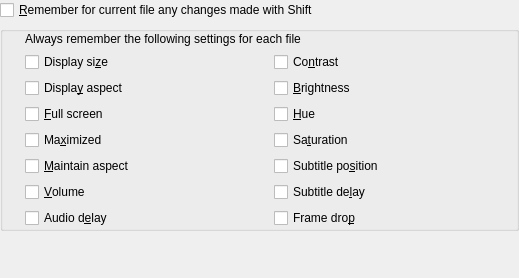
<?xml version="1.0" encoding="UTF-8"?>
<ui version="4.0">
 <class>KPlayerSettingsControlsPage</class>
 <widget class="QFrame" name="KPlayerSettingsControlsPage">
  <property name="geometry">
   <rect>
    <x>0</x>
    <y>0</y>
    <width>519</width>
    <height>278</height>
   </rect>
  </property>
  <property name="frameShape">
   <enum>QFrame::NoFrame</enum>
  </property>
  <property name="frameShadow">
   <enum>QFrame::Plain</enum>
  </property>
  <property name="lineWidth">
   <number>0</number>
  </property>
  <layout class="QGridLayout">
   <item row="1" column="0">
    <widget class="QCheckBox" name="c_shift">
     <property name="sizePolicy">
      <sizepolicy hsizetype="Preferred" vsizetype="Preferred">
       <horstretch>0</horstretch>
       <verstretch>0</verstretch>
      </sizepolicy>
     </property>
     <property name="toolTip">
      <string>Remember changes made while holding the Shift key down in the file properties for the current file</string>
     </property>
     <property name="whatsThis">
      <string>Option to choose whether to automatically remember any changes and adjustments made while holding the Shift key down in the file properties for the currently loaded file. This is particularly useful with volume, contrast, brightness and aspect settings, but also works with other options listed (but not checked) below.</string>
     </property>
     <property name="text">
      <string>&amp;Remember for current file any changes made with Shift</string>
     </property>
    </widget>
   </item>
   <item row="4" column="0">
    <spacer name="verticalSpacer">
     <property name="orientation">
      <enum>Qt::Vertical</enum>
     </property>
     <property name="sizeHint" stdset="0">
      <size>
       <width>20</width>
       <height>40</height>
      </size>
     </property>
    </spacer>
   </item>
   <item row="2" column="0">
    <widget class="QGroupBox" name="groupBox2">
     <property name="sizePolicy">
      <sizepolicy hsizetype="Preferred" vsizetype="Preferred">
       <horstretch>0</horstretch>
       <verstretch>0</verstretch>
      </sizepolicy>
     </property>
     <layout class="QGridLayout">
      <item row="1" column="0">
       <widget class="QLabel" name="c_spacer">
        <property name="sizePolicy">
         <sizepolicy hsizetype="Minimum" vsizetype="Minimum">
          <horstretch>0</horstretch>
          <verstretch>0</verstretch>
         </sizepolicy>
        </property>
        <property name="minimumSize">
         <size>
          <width>16</width>
          <height>16</height>
         </size>
        </property>
        <property name="maximumSize">
         <size>
          <width>16</width>
          <height>16</height>
         </size>
        </property>
        <property name="text">
         <string/>
        </property>
        <property name="wordWrap">
         <bool>false</bool>
        </property>
       </widget>
      </item>
      <item row="1" column="1">
       <widget class="QCheckBox" name="c_size">
        <property name="toolTip">
         <string>Remember the display size you choose by resizing KPlayer window in the file properties for the current file</string>
        </property>
        <property name="whatsThis">
         <string>Option to choose whether to automatically remember the video display size you choose by resizing the KPlayer window in the file properties for the currently loaded file. If this option is not selected, you can still make KPlayer remember the display size by holding down Shift key before and while you resize the window.</string>
        </property>
        <property name="text">
         <string>Display si&amp;ze</string>
        </property>
       </widget>
      </item>
      <item row="2" column="1">
       <widget class="QCheckBox" name="c_aspect">
        <property name="toolTip">
         <string>Remember the chosen video aspect in the file properties for the current file</string>
        </property>
        <property name="whatsThis">
         <string>Option to choose whether to automatically remember the video aspect you choose by using commands on View menu in the file properties for the currently loaded file. If this option is selected, KPlayer will remember the video aspect in the current file's properties, then automatically reset it to the previous setting when another file is loaded. If this option is not selected, you can still make KPlayer remember the video aspect by holding down the Shift key when choosing an aspect command.</string>
        </property>
        <property name="text">
         <string>Displa&amp;y aspect</string>
        </property>
       </widget>
      </item>
      <item row="3" column="1">
       <widget class="QCheckBox" name="c_full_screen">
        <property name="toolTip">
         <string>Remember the full screen display option in the file properties for the current file</string>
        </property>
        <property name="whatsThis">
         <string>Option to choose whether to automatically remember the setting for the full screen option you choose on the View menu in the file properties for the currently loaded file. If this option is selected, KPlayer will remember the full screen option in the current file's properties, then automatically reset it to the previous setting when another file is loaded. If this option is not selected, you can still make KPlayer remember the full screen option by holding down the Shift key when choosing it.</string>
        </property>
        <property name="text">
         <string>&amp;Full screen</string>
        </property>
       </widget>
      </item>
      <item row="4" column="1">
       <widget class="QCheckBox" name="c_maximized">
        <property name="toolTip">
         <string>Remember maximized window state in the file properties for the current file</string>
        </property>
        <property name="whatsThis">
         <string>Option to choose whether to automatically remember whether the window is maximized in the file properties for the currently loaded file. If this option is selected, KPlayer will remember the maximized state in the current file's properties, then automatically reset it to the previous setting when another file is loaded. If this option is not selected, you can still make KPlayer remember the maximized state by holding down the Shift key when maximizing the KPlayer window.</string>
        </property>
        <property name="text">
         <string>Ma&amp;ximized</string>
        </property>
       </widget>
      </item>
      <item row="5" column="1">
       <widget class="QCheckBox" name="c_maintain_aspect">
        <property name="toolTip">
         <string>Remember the maintain aspect option in the file properties for the current file</string>
        </property>
        <property name="whatsThis">
         <string>Option to choose whether to automatically remember the setting for the maintain aspect option in the file properties for the currently loaded file. If this option is selected, KPlayer will remember the maintain aspect option in the current file's properties, then automatically reset it to the previous setting when another file is loaded. If this option is not selected, you can still make KPlayer remember the maintain aspect option by holding down the Shift key when clicking the maintain aspect toolbar button or choosing an aspect option from View menu.</string>
        </property>
        <property name="text">
         <string>&amp;Maintain aspect</string>
        </property>
       </widget>
      </item>
      <item row="6" column="1">
       <widget class="QCheckBox" name="c_volume">
        <property name="toolTip">
         <string>Remember volume adjustments in the file properties for the current file</string>
        </property>
        <property name="whatsThis">
         <string>Option to choose whether to automatically remember volume adjustments in file properties for the currently loaded file. If this option is selected, KPlayer will remember volume adjustments in the current file's properties, then automatically reset the volume to the previous setting when another file is loaded. If this option is not selected, you can still make KPlayer remember volume adjustments by holding down the Shift key when making them.</string>
        </property>
        <property name="text">
         <string>&amp;Volume</string>
        </property>
       </widget>
      </item>
      <item row="7" column="1">
       <widget class="QCheckBox" name="c_audio_delay">
        <property name="toolTip">
         <string>Remember audio delay setting in the file properties for the current file</string>
        </property>
        <property name="whatsThis">
         <string>Option to choose whether to automatically remember the audio delay setting in file properties for the currently loaded file. If this option is selected, KPlayer will remember the audio delay in the current file's properties, then automatically reset the audio delay when another file is loaded. If this option is not selected, you can still make KPlayer remember the audio delay by holding down the Shift key when changing it.</string>
        </property>
        <property name="text">
         <string>Audio d&amp;elay</string>
        </property>
       </widget>
      </item>
      <item row="1" column="2">
       <widget class="QCheckBox" name="c_contrast">
        <property name="toolTip">
         <string>Remember contrast adjustments in the file properties for the current file</string>
        </property>
        <property name="whatsThis">
         <string>Option to choose whether to automatically remember contrast adjustments in the file properties for the currently loaded file. If this option is selected, KPlayer will remember contrast adjustments in the current file's properties, then automatically reset contrast to the previous setting when another file is loaded. If this option is not selected, you can still make KPlayer remember contrast adjustments by holding down the Shift key when making them.</string>
        </property>
        <property name="text">
         <string>Co&amp;ntrast</string>
        </property>
       </widget>
      </item>
      <item row="2" column="2">
       <widget class="QCheckBox" name="c_brightness">
        <property name="toolTip">
         <string>Remember brightness adjustments in the file properties for the current file</string>
        </property>
        <property name="whatsThis">
         <string>Option to choose whether to automatically remember brightness adjustments in the file properties for the currently loaded file. If this option is selected, KPlayer will remember brightness adjustments in the current file's properties, then automatically reset brightness to the previous setting when another file is loaded. If this option is not selected, you can still make KPlayer remember brightness adjustments by holding down the Shift key when making them.</string>
        </property>
        <property name="text">
         <string>&amp;Brightness</string>
        </property>
       </widget>
      </item>
      <item row="3" column="2">
       <widget class="QCheckBox" name="c_hue">
        <property name="toolTip">
         <string>Remember hue adjustments in the file properties for the current file</string>
        </property>
        <property name="whatsThis">
         <string>Option to choose whether to automatically remember hue adjustments in the file properties for the currently loaded file. If this option is selected, KPlayer will remember hue adjustments in the current file's properties, then automatically reset hue to the previous setting when another file is loaded. If this option is not selected, you can still make KPlayer remember hue adjustments by holding down the Shift key when making them.</string>
        </property>
        <property name="text">
         <string>&amp;Hue</string>
        </property>
       </widget>
      </item>
      <item row="4" column="2">
       <widget class="QCheckBox" name="c_saturation">
        <property name="toolTip">
         <string>Remember saturation adjustments in the file properties for the current file</string>
        </property>
        <property name="whatsThis">
         <string>Option to choose whether to automatically remember saturation adjustments in the file properties for the currently loaded file. If this option is selected, KPlayer will remember saturation adjustments in the current file's properties, then automatically reset saturation to the previous setting when another file is loaded. If this option is not selected, you can still make KPlayer remember saturation adjustments by holding down the Shift key when making them.</string>
        </property>
        <property name="text">
         <string>Sa&amp;turation</string>
        </property>
       </widget>
      </item>
      <item row="5" column="2">
       <widget class="QCheckBox" name="c_subtitle_position">
        <property name="toolTip">
         <string>Remember subtitles' vertical position in the file properties for the current file</string>
        </property>
        <property name="whatsThis">
         <string>Option to choose whether to automatically remember the subtitles' vertical position in the file properties for the currently loaded file. If this option is selected, KPlayer will remember the subtitles' position in the current file's properties, then automatically reset the subtitles' position when another file is loaded. If this option is not selected, you can still make KPlayer remember the subtitles' position by holding down the Shift key when changing it.</string>
        </property>
        <property name="text">
         <string>Subtitle po&amp;sition</string>
        </property>
       </widget>
      </item>
      <item row="6" column="2">
       <widget class="QCheckBox" name="c_subtitle_delay">
        <property name="toolTip">
         <string>Remember the subtitle delay in the file properties for the current file</string>
        </property>
        <property name="whatsThis">
         <string>Option to choose whether to automatically remember the subtitle delay in the file properties for the currently loaded file. If this option is selected, KPlayer will remember the subtitle delay in the current file's properties, then automatically reset the subtitle delay when another file is loaded. If this option is not selected, you can still make KPlayer remember the subtitle delay by holding down the Shift key when changing it.</string>
        </property>
        <property name="text">
         <string>Subtitle de&amp;lay</string>
        </property>
       </widget>
      </item>
      <item row="7" column="2">
       <widget class="QCheckBox" name="c_frame_drop">
        <property name="toolTip">
         <string>Remember frame dropping option in the file properties for the current file</string>
        </property>
        <property name="whatsThis">
         <string>Option to choose whether to automatically remember the frame dropping option in the file properties for the currently loaded file. If this option is selected, KPlayer will remember the frame dropping option in the current file's properties, then automatically reset frame dropping to the previous setting when another file is loaded. If this option is not selected, you can still make KPlayer remember frame dropping option by holding down the Shift key when choosing it from the Player menu.</string>
        </property>
        <property name="text">
         <string>Frame dro&amp;p</string>
        </property>
       </widget>
      </item>
      <item row="0" column="1" colspan="2">
       <widget class="QLabel" name="l_remember">
        <property name="toolTip">
         <string>Always remember any changes made to the settings selected below in the file properties for the current file</string>
        </property>
        <property name="whatsThis">
         <string>Option to choose whether to automatically remember any changes and adjustments made to the settings you select below in the file properties for the currently loaded file. The selected settings will be stored even if you do not hold Shift. This is most useful for settings that are almost always file specific, like subtitle URL, subtitle delay, and audio delay.</string>
        </property>
        <property name="text">
         <string>Always remember the following settings for each file</string>
        </property>
        <property name="wordWrap">
         <bool>false</bool>
        </property>
       </widget>
      </item>
     </layout>
    </widget>
   </item>
  </layout>
 </widget>
 <layoutdefault spacing="6" margin="0"/>
 <resources/>
 <connections>
  <connection>
    <sender>c_size</sender>
    <signal>toggled(bool)</signal>
    <receiver>KPlayerSettingsControlsPage</receiver>
    <slot>rememberSizeChanged(bool)</slot>
  </connection>
 </connections>
</ui>
